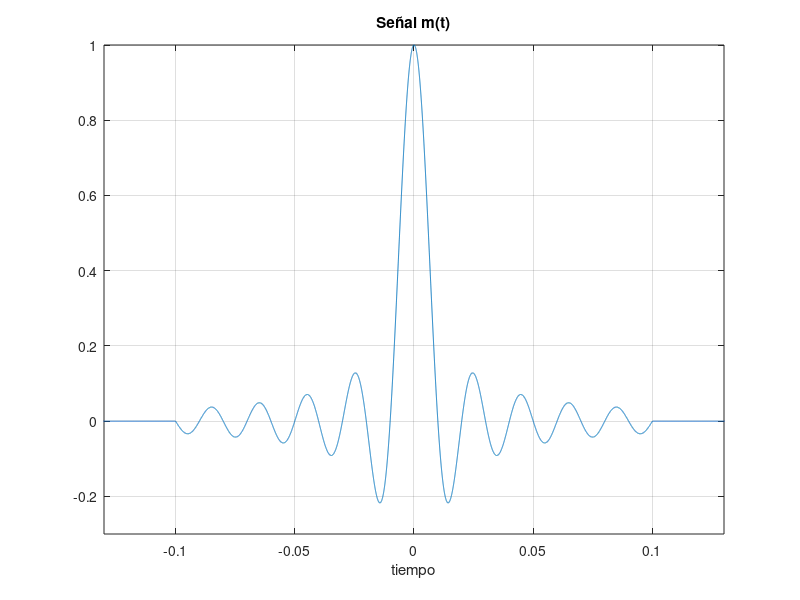
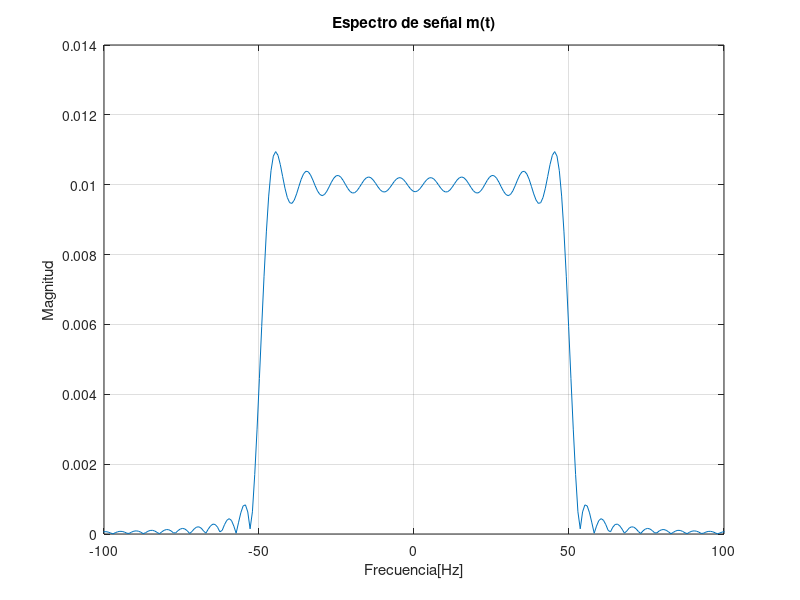
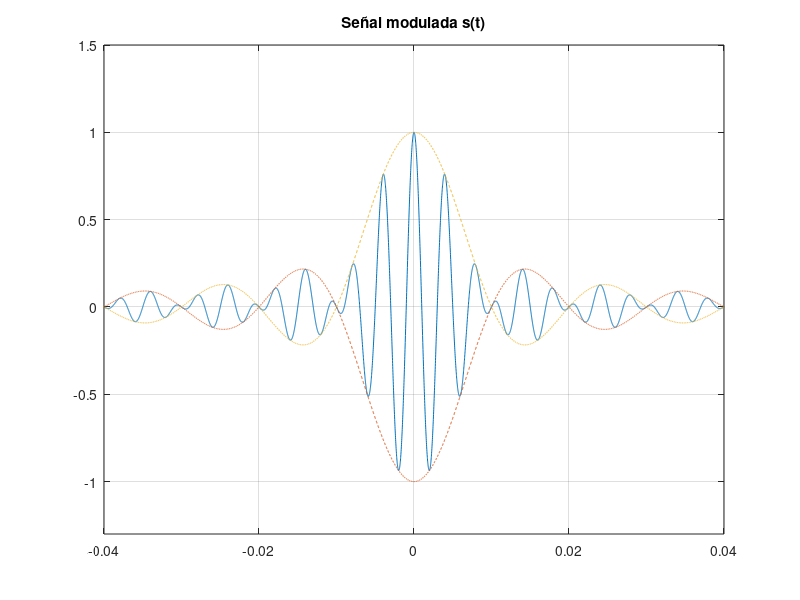
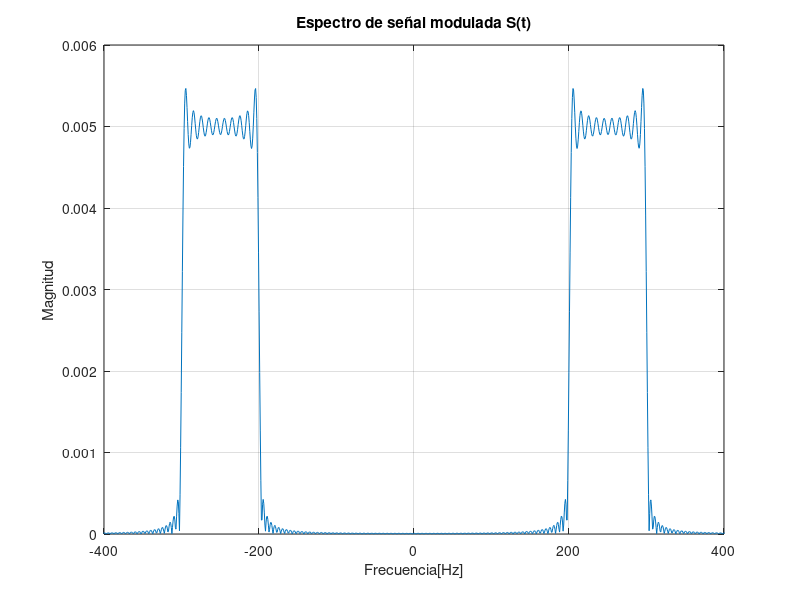

These figures' MATLAB source, in order:
clear all
close all

fs=75000;
tm=1/fs;
t0=0.1;
t=-0.2:tm:0.2;


%Funcion m(t)
m=sinc(100*t).*(abs(t)<=t0);
plot(t,m);
axis([-0.13 0.13 -0.3 1])
title('Señal m(t)');
xlabel('tiempo');
grid

%Transformada de m(t)
N=100000;
M=fftshift(fft(m,N))*tm;
f=linspace(-fs/2, fs/2, N);
figure(2);
plot(f, abs(M));
axis([-100 100 0 .014])
xlabel('Frecuencia[Hz]');
ylabel('Magnitud');
title('Espectro de señal m(t)');
grid

%Señal modulada en DSB-SC
%Portadora
c=cos(500*pi*t);

%Modulacion
ydsb_sc=m.*c;
figure(3)
plot(t,ydsb_sc)
title('Señal modulada s(t)');
axis([-0.04 0.04 -1.3 1.5])
hold on
plot(t,-m,'--')
plot(t,m,'--')
grid


%Transformada de s(t)
s=m.*c;
S=fftshift(fft(s,N))*tm;
f=linspace(-fs/2, fs/2, N);
figure(4);
plot(f, abs(S));
axis([-400 400 0 .006])
xlabel('Frecuencia[Hz]');
ylabel('Magnitud');
title('Espectro de señal modulada S(t)');
grid

%Ruido Gaussiano
long_m=length(m);
Py=var(ydsb_sc);
SNR=10;
snr=10^(SNR/10);
Pn=Py/snr;
sigma_n=sqrt(Pn);
n=sigma_n*randn(1,long_m);


%Grafica de señal de ruido
figure(5);
plot (t,n);
title('Ruido gaussiano')
Pnsim=var(m);

%Espectro de ruido
n_ruido=fftshift(fft(n,N))*tm;
f=linspace(-fs/2, fs/2, N);
figure(6);
plot(f, abs(n_ruido));
axis([-2000 2000 -0.0002 0.0012])
xlabel('Frecuencia[Hz]');
ylabel('Magnitud');
title('Espectro de señal de ruido');
grid


%Grafica de la señal modulada con ruido
r=ydsb_sc + n;
figure(7)
plot(t,r);
axis([-0.04 0.04 -1.3 1.5])
title('Señal s(t) con ruido')

%Transformada de la señal modulada con ruido
R=fftshift(fft(r,N))*tm;
f=linspace(-fs/2, fs/2, N);
figure(8);
plot(f, abs(R));
axis([-400 400 0 0.006])
xlabel('Frecuencia[Hz]');
ylabel('Magnitud');
title('Espectro de señal modulada con ruido');
grid

%Filtrado pasabanda en la entrada del receptor
%Creacion de filtro pasabanda
th=-0.2:tm:0.2;
W=200*pi;
wc=500*pi;
N=100000;
w=linspace(-fs/2, fs/2,N)*2*pi;
h1=2*W/pi*sinc(W*th/pi).*cos(wc*th);

%Grafica de filtro pasabanda
figure(9)
subplot(211)
plot(t,h1,'m')
axis([-0.03 0.03 -300 1.1*max(abs(h1))])
title('Filtro pasabanda')


%Espectro de Filtro pasabandas
H1=fftshift(fft(h1,N))*tm;
subplot(212)
plot(w/(2*pi),abs(H1),'m')
axis([-500 500 0 1.1*max(abs(H1))])
title('Espectro de Filtro pasabanda')
grid


%Señal con pasabandas para quitar ruido
r1=conv(r,h1,'same')*tm;
figure(10)
plot(t,r1);
axis([-0.04 0.04 -1.3 1.5])
title('Señal pasada por el filtro para quitar ruido')
grid

%Transformada de R1
R1=fftshift(fft(r1,N))*tm;
f=linspace(-fs/2, fs/2, N);
figure(11);
plot(f, abs(R1));
axis([-400 400 0 0.006])
xlabel('Frecuencia[Hz]');
ylabel('Magnitud');
title('Espectro de señal sin ruido');
grid

%Demodulacion coherente
Dem_r=r1.*c;
figure(12)
plot(t,Dem_r);
axis([-0.04 0.04 -0.3 1.05])
title('Señal demodulada sin filtrado')
grid

%Transformada de la señal demodulada
DEM_R1=fftshift(fft(Dem_r,N))*tm;
f=linspace(-fs/2, fs/2, N);
figure(13);
plot(f, abs(DEM_R1));
axis([-800 800 0 0.055])
xlabel('Frecuencia[Hz]');
ylabel('Magnitud');
title('Espectro de señal sin ruido recuperada');
axis([-700 700 0 0.006])
grid

%Creacion de Filtro pasa bajas
h=300*sinc(300*t);
figure(14)
plot(t,h,'m')
axis([-.2 0.2 -30 101])
title('Filtro H(t)')
grid

%Espectro del filtro pasa bajas
H=fftshift(fft(h,N))*tm;
f=linspace(-fs/2, fs/2, N);
figure(15);
plot(f,abs(H),'m');
axis([-200 200 -.1 1.1]);
xlabel('Frecuencia [Hz]') ;
ylabel('Magnitud')
title('Espectro del filtro H(t)')
grid

%Convolucion de la señal demodulada con el Filtro
m_rec=conv(Dem_r,h, 'same')*tm;
figure(16)
plot(t,2*m_rec,'r')
hold on
plot(t,m,'b')
axis([-0.05 0.05 -0.4 1.3])
title('Señal Recuperada y Señal Original')
legend('Señal recuperada', 'Señal original ')
grid

%Espectro de señal recuperada
M_REC=fftshift(fft(m_rec,N))*tm;
f=linspace(-fs/2, fs/2, N);
figure(17);
plot(f,abs(M_REC),'r');
hold on;
plot(f, abs(M),'b');
axis([-80 80 0 0.013]);
xlabel('Frecuencia [Hz]') ;
ylabel('Magnitud')
title('Espectro de la señal recuperada')
legend('Señal recuperada', 'Señal original ')
grid
